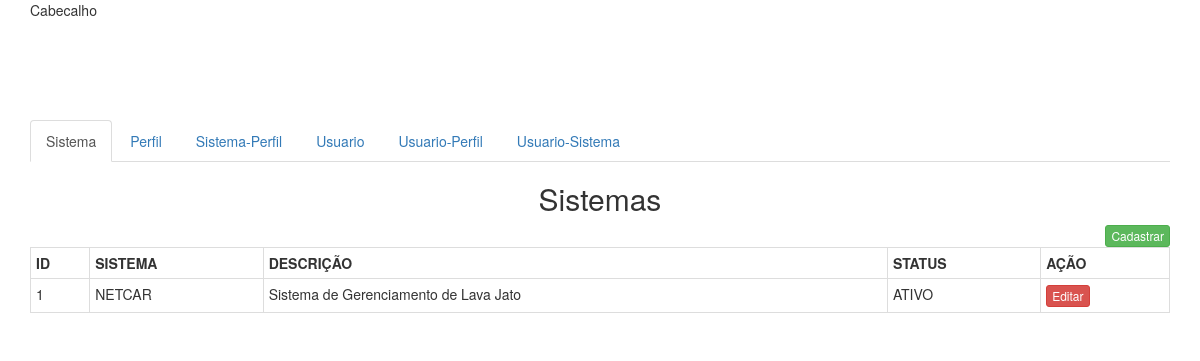
The app's page /view/admin.php, older data.
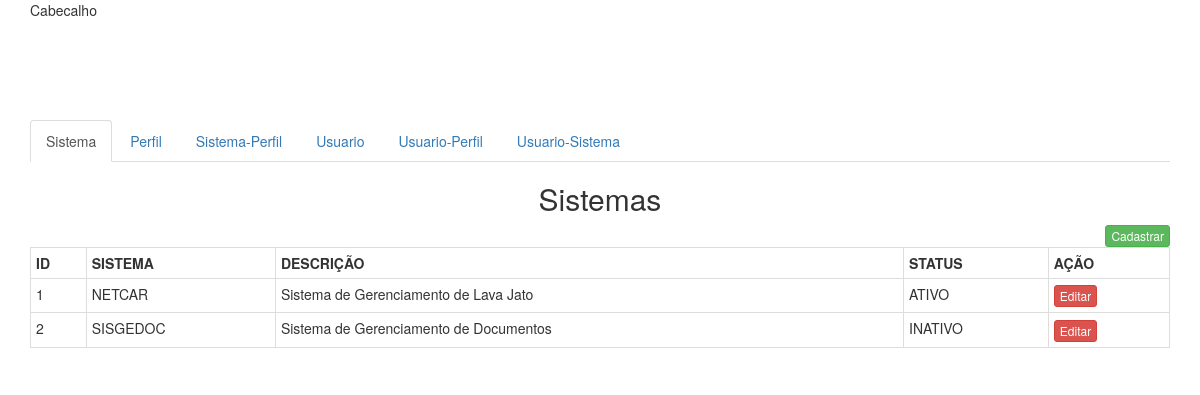
The same page, newer data.
### tables this page shows
CREATE TABLE `SISTEMA` (
  `ID` int(11) NOT NULL,
  `SISTEMA` varchar(200) DEFAULT NULL,
  `ATIVO` tinyint(1) NOT NULL DEFAULT '1',
  `DESCRICAO` varchar(200) DEFAULT NULL
);

### classes/Sistemas.php (called while the page is built, shortened)
<?php
    require_once '../conexao/Conexao.php';
    class Sistemas extends Conexao {
        public function getSistemas() {
            $sql = "SELECT * FROM SISTEMA ORDER BY ID ASC";
            $exec = Conexao::prepare($sql);
            $exec->execute();
            return $exec->fetchAll();
        }
    }
?>

### conexao/Conexao.php (called while the page is built, shortened)
<?php
    class Conexao {
        private static $instance;
        public static function getInstance() {
            if (!isset(self::$instance)) {
                try {
                    self::$instance = new PDO('mysql:host=' . DB_HOST . ';dbname=' . DB_NAME, DB_USER, DB_PASS);
                    self::$instance->setAttribute(PDO::ATTR_ERRMODE, PDO::ERRMODE_EXCEPTION);
                    self::$instance->setAttribute(PDO::ATTR_DEFAULT_FETCH_MODE, PDO::FETCH_OBJ);
                } catch (PDOException $e) {
                    echo $e->getMessage();
                }
            }
            return self::$instance;
        }
        public static function prepare($sql) {
            return self::getInstance()->prepare($sql);
        }
        public static function fechar() {
            if (isset(self::$instance)) {
                self::$instance = NULL;
            }
        }
    }
?>

### view/v_sistemas.php (the view, shortened to what this page needs)
<?php
    require_once '../classes/Sistemas.php';
    $objSistema = new Sistemas();
    $sistemas = $objSistema->getSistemas();
?>
<div>
    <button type="button" class="btn btn-xs btn-success pull-right" data-toggle="modal" data-target="#cadastrarSistema">Cadastrar</button>
    <table class="table-bordered table table-condensed">
        <tr>
            <th>ID</th>
            <th>SISTEMA</th>
            <th>DESCRIÇÃO</th>
            <th>STATUS</th>
            <th>AÇÃO</th>
        </tr>
        <?php
            foreach ($sistemas as $s) {
                echo '<tr>';
                echo '<td>' . $s->ID . '</td>';
                echo '<td>' . $s->SISTEMA . '</td>';
                echo '<td>' . $s->DESCRICAO . '</td>';
                echo '<td>';
                if ($s->ATIVO == 1) {
                    echo 'ATIVO';
                } else {
                    echo 'INATIVO';
                }
                echo '</td>';
                echo '<td>';
                ?>
                <a class="btn btn-danger btn-xs" href="#" data-toggle="modal" data-target="#editarSistema">Editar</a>
                <?php
                echo'</td>';
                echo '</tr>';
            }
        ?>
    </table>
</div>

### view/admin.php (shortened to what this page needs)
<!DOCTYPE html>
<html>
    <head>
        <link rel="stylesheet" href="../css/bootstrap.css">
    </head>
    <body>
        <div class="container">
            <div class="row" style="height: 120px">
                <div class="col-md-12">Cabecalho</div>
            </div>
            <div class="row">
                <div class="col-md-12">
                    <div>
                        <ul class="nav nav-tabs" role="tablist">
                            <li role="presentation" class="active"><a href="#sistema" aria-controls="sistema" role="tab" data-toggle="tab">Sistema</a></li>
                            <li role="presentation"><a href="#perfil" aria-controls="perfil" role="tab" data-toggle="tab">Perfil</a></li>
                            <li role="presentation"><a href="#sistema_perfil" aria-controls="sistema_perfil" role="tab" data-toggle="tab">Sistema-Perfil</a></li>
                            <li role="presentation"><a href="#usuario" aria-controls="usuario" role="tab" data-toggle="tab">Usuario</a></li>
                            <li role="presentation"><a href="#usuario_perfil" aria-controls="usuario_perfil" role="tab" data-toggle="tab">Usuario-Perfil</a></li>
                            <li role="presentation"><a href="#usuario_sistema" aria-controls="usuario_sistema" role="tab" data-toggle="tab">Usuario-Sistema</a></li>
                        </ul>
                        <div class="tab-content">
                            <div role="tabpanel" class="tab-pane active" id="sistema">
                                <h2 class="text text-center">Sistemas</h2>
                                <?php
                                    include 'v_sistemas.php';
                                ?>
                            </div>
                        </div>
                    </div>
                </div>
            </div>
        </div>
    </body>
</html>

Row changes from the older to the newer data that the page shows:
added sistema: ID "2", SISTEMA "SISGEDOC", DESCRICAO "Sistema de Gerenciamento de Documentos", ATIVO "INATIVO"
